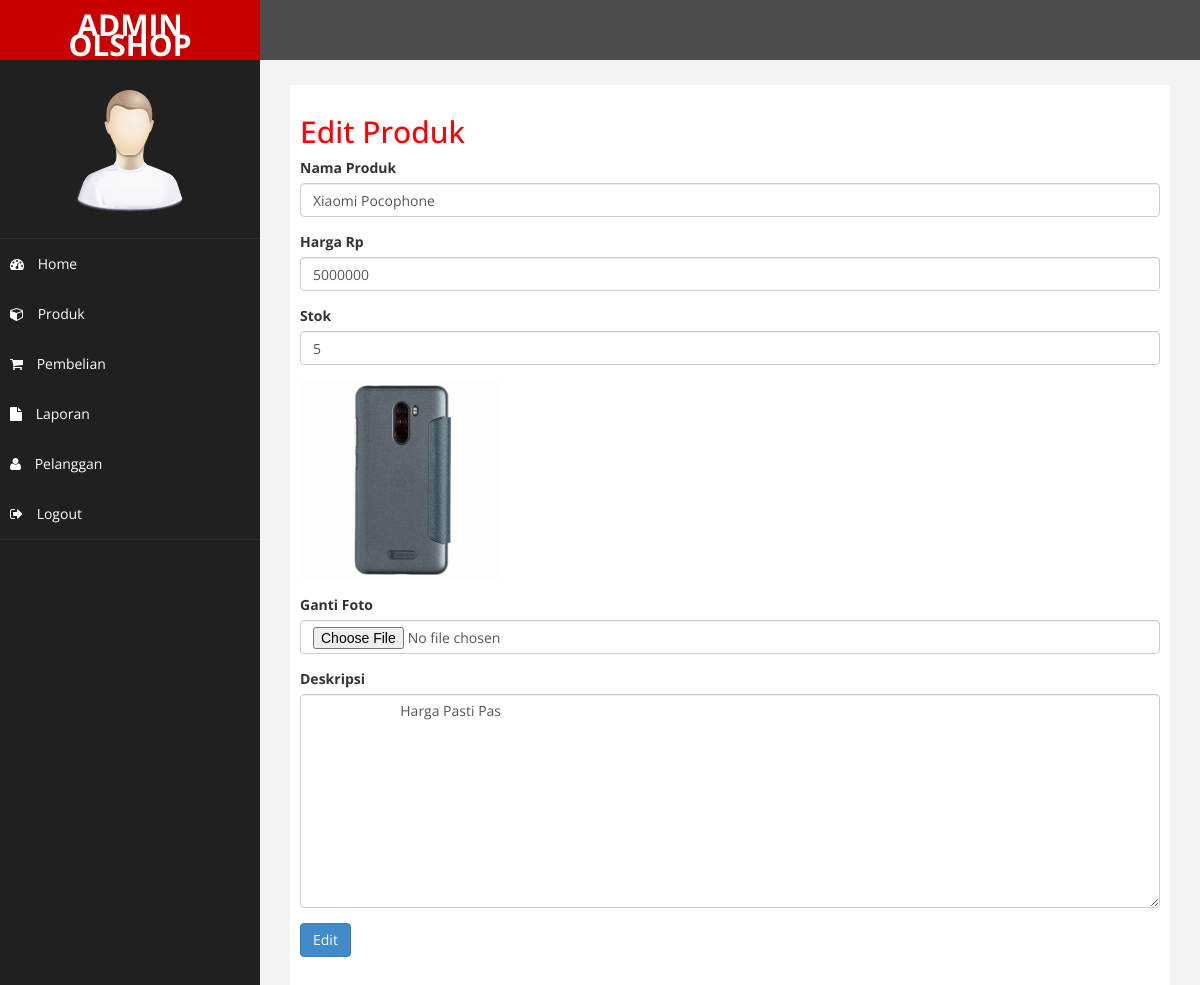
The app's page /admin/index.php?halaman=editproduk&id=18 (signed in) with its own data.
### tables this page shows
CREATE TABLE `produk` (
  `id_produk` int(11) NOT NULL,
  `nama_produk` varchar(100) NOT NULL,
  `kategori_produk` varchar(100) NOT NULL,
  `sub_kategori_produk` varchar(100) NOT NULL,
  `harga_produk` int(11) NOT NULL,
  `foto_produk` varchar(100) NOT NULL,
  `deskripsi_produk` text NOT NULL,
  `stok_produk` int(5) NOT NULL
);

### admin/editproduk.php (the view, shortened to what this page needs)
<h2>Edit Produk</h2>
<?php
$ambil = $koneksi->query("SELECT * FROM produk WHERE id_produk='$_GET[id]'");
$pecah = $ambil->fetch_assoc();
 ?>
 <form method="post" enctype="multipart/form-data">
 	<div class="form-group">
 		<label>Nama Produk</label>
 		<input type="text" name="nama" class="form-control" value="<?php echo $pecah['nama_produk'];?>">
 	</div>
 	<div class="form-group">
 		<label>Harga Rp</label>
 		<input type="number" name="harga" class="form-control" value="<?php echo $pecah['harga_produk']; ?>" >
 	</div>
 	<div class="form-group">
 		<label>Stok </label>
 		<input type="number" name="stok" class="form-control" value="<?php echo $pecah['stok_produk']; ?>" >
 	</div>
 	<div class="form-group">
 		<img src="foto_produk/<?php echo $pecah['foto_produk'] ?>" width='200'>
 	</div>
 	<div class="form-group">
 		<label>Ganti Foto</label>
 		<input type="file" name="foto" class="form-control">
 	</div>
 	<div class="form-group">
 		<label>Deskripsi</label>
 		<textarea name="deskripsi" class="form-control" rows="10">
 			<?php  echo $pecah ['deskripsi_produk']; ?>
 		</textarea>
 	</div>
 	<button class="btn btn-primary" name="ubah">Edit</button>
 </form>

### admin/assets/css/custom.css (style rules this page uses)
body { font-family: 'Open Sans', sans-serif; }
h2 { color: #f00; }

### records on screen
produk: nama "Xiaomi Pocophone", harga "5000000", stok "5", foto_produk (picture), deskripsi "Harga Pasti Pas"
